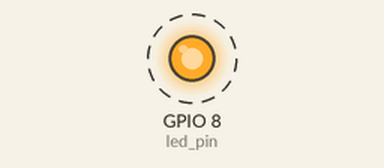
This program was run on a simulated Raspberry Pi (BCM pin numbers). Parts: output pins drawn as LEDs (lit = HIGH). Dashed ring = blinking.

Above: at 0.2 s.
Timing chart, 0 to 3.0 s (numbered marks = the images above):
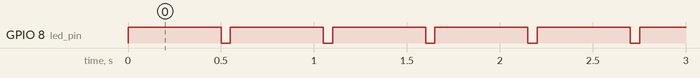

The program:

led_repeat.py
```python
import RPi.GPIO as GPIO # RPi.GPIO 모듈을 GPIO 이름으로 불러옴
import time

led_pin=8 # led_pin을 8번 핀으로 초기화

GPIO.setmode(GPIO.BCM)

GPIO.setup(led_pin, GPIO.OUT)

try:
	while True:
		GPIO.output(led_pin, True) # 해당 led핀 on 유지 후 0.5초 지언
		time.sleep(0.5)
		GPIO.output(led_pin, False) # 해당 led핀 off 유지 후 0.5초 지연
		time.sleep(0.05)
except KeyboardInterrupt: # ctrl-c 입력받으면 종료
    pass

GPIO.cleanup() # 핀 초기화
```

Measured:
- by itself, GPIO 8 (led_pin): alternates HIGH for 0.50 s and LOW for 0.05 s
